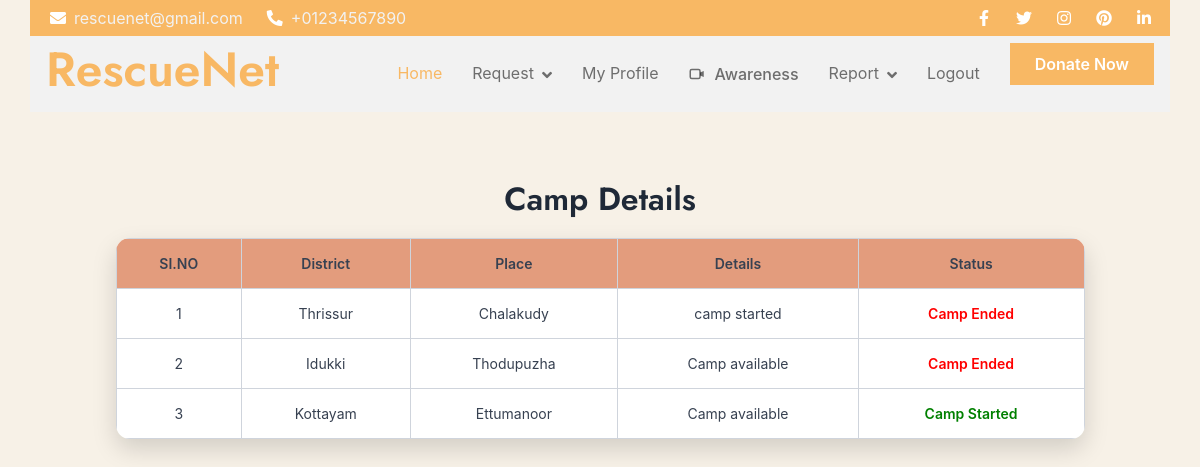
/User/ViewCamp/, run on the app's committed database.
### Volunteer/models.py (models this page shows)
class tbl_camp(models.Model):
    camp_details=models.CharField(max_length=100)
    camp_date=models.DateField(auto_now_add=True)
    camp_status=models.IntegerField(default=0)
    place_id=models.ForeignKey(tbl_place,on_delete=models.CASCADE)
    volunteer_id=models.ForeignKey(tbl_volunteer,on_delete=models.CASCADE)

### Admin/models.py (models this page shows)
class tbl_place(models.Model):
    place_name = models.CharField(max_length=50)
    district = models.ForeignKey(tbl_district,on_delete=models.CASCADE)

class tbl_district(models.Model):
    district_name=models.CharField(max_length=50)

### User/views.py (the view)
# urls.py: path("ViewCamp/",views.ViewCamp,name="ViewCamp"),
def ViewCamp(request):
    campdata=tbl_camp.objects.all()
    return render(request,"User/ViewCamp.html",{'campdata':campdata})

### User/Templates/User/ViewCamp.html (shortened to what this page needs)
{% extends 'User/Header.html' %}
{% block content %}
<!DOCTYPE html>
<html lang="en">
<head>
</head>
<body>
    <form action="" method="post">
        <h2>Camp Details</h2>
        <table>
            <tr>
                <td>SI.NO</td>
                <td>District</td>
                <td>Place</td>
                <td>Details</td>
                <td>Status</td>
            </tr>
            {% for i in campdata %}
            <tr>
                <td>{{ forloop.counter }}</td>
                <td>{{ i.place_id.district.district_name }}</td>
                <td>{{ i.place_id.place_name }}</td>
                <td>{{ i.camp_details }}</td>
              <td>
    {% if i.camp_status == 1 %}
        <span style="color: green; font-weight: 600;"> Camp Started</span>
    {% elif i.camp_status == 2 %}
        <span style="color: red; font-weight: 600;"> Camp Ended</span>
    {% else %}
        Not Started
    {% endif %}
</td>
            </tr>
            {% endfor %}
        </table>
    </form>
</body>
</html>
{% endblock %}

### User/Templates/User/ViewCamp.html (style rules this page uses)
body { font-family: "Inter", "Segoe UI", Arial, sans-serif; background-color: #f3eadaa1; padding: 30px; color: #374151; }
h2 { margin-bottom: 20px; font-weight: 600; color: #1f2937; text-align: center; }
table { width: 85%; margin: auto; border-collapse: collapse; background-color: #ffffff; border-radius: 14px; overflow: hidden; box-shadow: 0 10px 25px rgba(0, 0, 0, 0.15); }
td { border: 1px solid #cfd4dc; padding: 14px; font-size: 14px; text-align: center; }
tr:first-child td { background-color: #e39c7d; font-weight: 600; }
tr { transition: 0.2s; }

### data on the page
tbl_camp: place_id.district.district_name "Thrissur", place_id.place_name "Chalakudy", camp_details "camp started", camp_status "Camp Ended"
tbl_camp: place_id.district.district_name "Idukki", place_id.place_name "Thodupuzha", camp_details "Camp available", camp_status "Camp Ended"
tbl_camp: place_id.district.district_name "Kottayam", place_id.place_name "Ettumanoor", camp_details "Camp available", camp_status "Camp Started"
